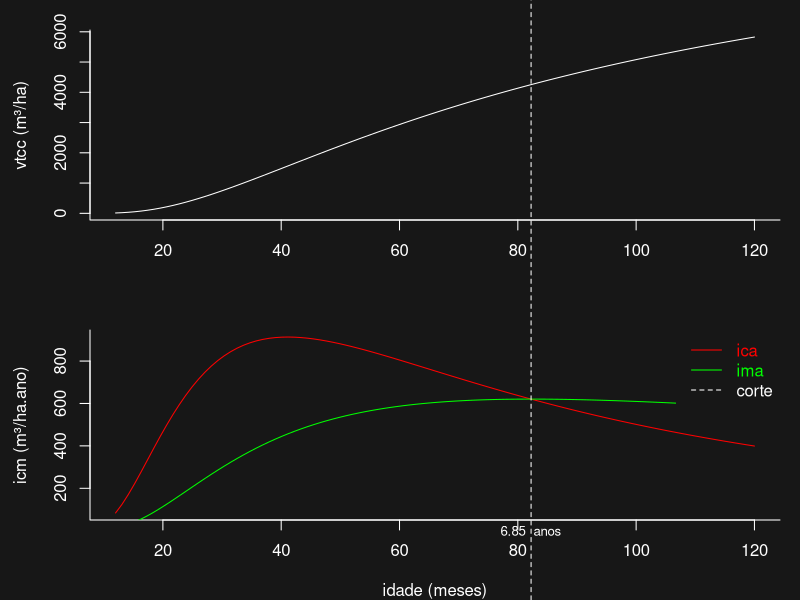

Generate this figure with R:
## ---- chunk 1

#' Variáveis independentes (dados da última medição)
#' Exemplo parcela 19
b0 <- 2.087605
b1 <- 18.960836
b2 <- 10.948749 
b3 <- 1.368863  
b4 <- 5.738665  
b5 <- 0.030832

id1 <- 3.7 * 12
ab1 <- 25.08
s <- 25

#agora quero saber a projeção de crescimento 
# a única variável é a id2, que será chamada de x

#equação de volume
eqvol <- expression( exp(b0+b1/s+b2/x+b3*(id1/x)*log(ab1)+                         
                           b4*(1-id1/x)+b5*(1-id1/x)*s) )

#derivada da equação de volume em função da idade(x) o ica
#D( eqvol, "x" );

# a derivada da equação de volume que eh o ica
der_eqvol <- expression(
  exp( b0 + b1/s + b2/x + b3 * (id1/x) * log(ab1) + b4 * (1 - id1/x) + 
         b5 * (1 - id1/x) * s) * (b4 * (id1/x^2) - (b3 * (id1/x^2) * 
                                                      log(ab1) + b2/x^2) + b5 * (id1/x^2) * s) )
vtcc <- function( x ) ( eval( eqvol ) )

icm <- function( x )( eval( der_eqvol ) )

imn <- function( x )( vtcc( x )/( x ))

op <- optimize( f = imn, interv = c( 12,120 ), maximum = T )
iocs <- op$maximum

iocs <- iocs/12
#' Definição da idade ótima de corte silvicultural

#' Adicionando idade ótima de corte no gráfico
par( mfrow = c( 2, 1 ),
     pch = 20,
     mai = c( 0.8, 0.9, 0.3, 0.2 ),
     bg = "#171717",
     col.axis = "white",
     col.lab = "white",
     col.main = "white",
     fg = "white",
     bty = "l" )
curve( vtcc( x ), 12, 120, xlab = "", ylab = "vtcc (m³/ha)" )
curve( icm( x )* 12, 12, 120, xlab = "idade (meses)", ylab = "icm (m³/ha.ano)", col = "red" )
curve( imn( x )* 12, 12, 120, xlab = "idade (meses)", ylab = "ima (m³/ha.ano)", add = TRUE, col = "green" )
par( xpd = NA )
abline( v = iocs * 12, col = "white", lty = 2 )
legend( "topright", c( "ica", "ima", "corte" ), text.col = c( "red", "green", "white" ), box.lty = 0,
        col = c( "red", "green", "white" ), lty = c( 1, 1, 2 ) )
text( iocs * 12, imn( iocs ) * 12, paste( round( iocs, 2 ), " anos" ), cex = 0.8, col = "white" )
